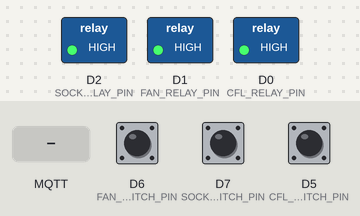
Recording of a sketch running on a simulated ESP8266 (NodeMCU). Parts: switched loads named in the sketch (green lamp = pin HIGH). Dashed ring = blinking. Inputs (shaded band) come from the test bench; at power-on: D6 (FAN_SWITCH_PIN) LOW, D7 (SOCKET_SWITCH_PIN) LOW, D5 (CFL_SWITCH_PIN) LOW. WiFi joins after 1.5 s; servers stay silent unless stated; no MQTT or app messages arrive unless stated; what the sketch prints to the serial monitor is not drawn.

Above: at 8.3 s.
8.4 s: D6 (FAN_SWITCH_PIN) pulled HIGH for 3.2 s
At 11.6 s:
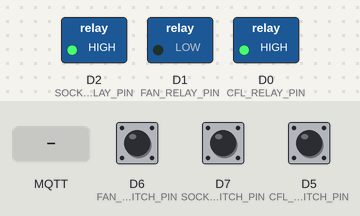
13.1 s: D7 (SOCKET_SWITCH_PIN) pulled HIGH for 3.2 s
At 13.9 s:
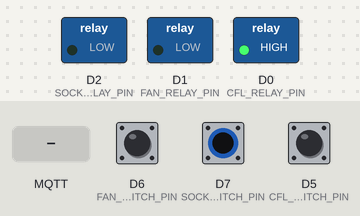
17.8 s: D5 (CFL_SWITCH_PIN) pulled HIGH for 0.65 s
At 18.6 s:
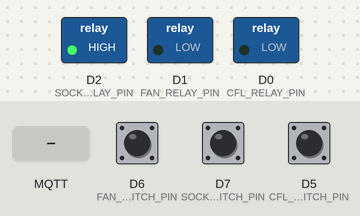
19.9 s: MQTT message "1" arrives on the second subscribed topic
At 21.3 s:
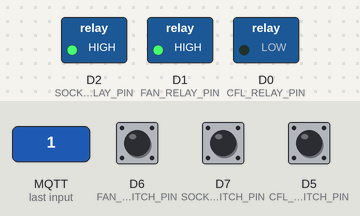
21.6 s: D7 (SOCKET_SWITCH_PIN) pulled HIGH for 0.65 s
At 23.2 s:
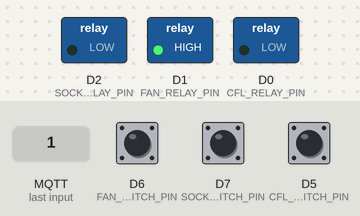
23.7 s: D6 (FAN_SWITCH_PIN) pulled HIGH for 0.65 s
At 24.8 s:
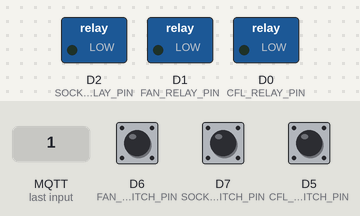
Timing chart, 0 to 26.7 s (numbered marks = the images above; inputs shaded):
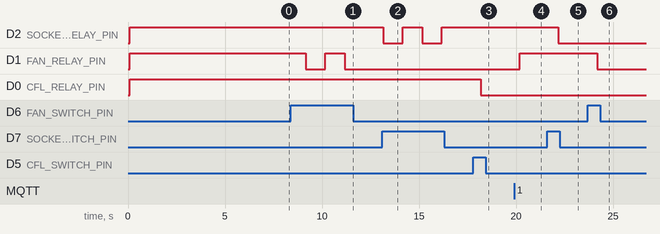

The sketch:

MasterBedroom.ino
```cpp
#include <PubSubClient.h>
#include <ESP8266WiFi.h>

#define CFL_SWITCH_PIN D5
#define FAN_SWITCH_PIN D6
#define SOCKET_SWITCH_PIN D7
#define CFL_RELAY_PIN D0
#define FAN_RELAY_PIN D1
#define SOCKET_RELAY_PIN D2
// For NO(Normal Open) Relay, LOW is ON. Relay state may change based on manufacturer.
#define RELAY_ON LOW
#define RELAY_OFF HIGH
const char* ssid = "presha";
const char* password = "change_it";
const char* mqttServer = "192.168.0.119";
const int mqttPort = 1883;
const char* mqttClientName = "MasterBedroom";
const char* swicthOn = "ON";
const char* switchOff = "OFF";
const char* stateTopicCFL = "bedroom/cflSwitch";
const char* commandTopicCFL = "bedroom/cflSwitch/set";
const char* stateTopicFan = "bedroom/fanSwitch";
const char* commandTopicFan = "bedroom/fanSwitch/set";
const char* stateTopicSocket = "bedroom/socketSwitch";
const char* commandTopicSocket = "bedroom/socketSwitch/set";
bool clientConnected = false;

WiFiClient wifiClient;
PubSubClient client(wifiClient);

void callback(char* topic, byte* payload, unsigned int length) {
  String strTopic = topic;
  //Serial.print("Message arrived - " + strTopic);
  String message = "";
  for (int i = 0; i < length; i++) {
    //Serial.print((char)payload[i]);
    message = message + (char)payload[i];
  }
  //Serial.print("\n");
  //Serial.print("_"+ message +"_");

  uint8_t pinName = 0;
  if (strTopic == commandTopicCFL) {
    pinName = CFL_RELAY_PIN;
  } else if (strTopic == commandTopicFan) {
    pinName = FAN_RELAY_PIN;
  } else if (strTopic == commandTopicSocket) {
    pinName = SOCKET_RELAY_PIN;
  }

  if (pinName != 0) {
    digitalWrite(pinName, message == swicthOn ? RELAY_ON : RELAY_OFF);
  }
}

void CheckAndConnectMQTTServer() {
  if (WiFi.status() != WL_CONNECTED) {
    Serial.println("No WiFi");
  }

  //make sure we are connected to WIFI before attemping to reconnect to MQTT
  if (WiFi.status() == WL_CONNECTED && !client.connected()){
    Serial.println("Connect MQTT");
    //if connected, subscribe to the topic(s) we want to be notified about
    if (client.connect(mqttClientName)) {
      //subscribe to topics here
      Serial.println("client connected");
      client.subscribe(commandTopicCFL);
      client.subscribe(commandTopicFan);
      client.subscribe(commandTopicSocket);
      clientConnected = true;
      delay(5000);
    }
  }
}

void publishSwitchState(){
  client.publish(stateTopicCFL, digitalRead(CFL_RELAY_PIN) == RELAY_ON ? swicthOn : switchOff);
  client.publish(stateTopicFan, digitalRead(FAN_RELAY_PIN) == RELAY_ON ? swicthOn : switchOff);
  client.publish(stateTopicSocket, digitalRead(SOCKET_RELAY_PIN) == RELAY_ON ? swicthOn : switchOff);
}

void setup() {
  Serial.begin(115200);
  delay(100);
  Serial.println("MQTT Bedroom");

  // Set initial replay state to off
  digitalWrite(CFL_RELAY_PIN, RELAY_OFF);
  digitalWrite(FAN_RELAY_PIN, RELAY_OFF);
  digitalWrite(SOCKET_RELAY_PIN, RELAY_OFF);

  pinMode(CFL_SWITCH_PIN, INPUT);
  pinMode(FAN_SWITCH_PIN, INPUT);
  pinMode(SOCKET_SWITCH_PIN, INPUT);

  pinMode(CFL_RELAY_PIN, OUTPUT);
  pinMode(FAN_RELAY_PIN, OUTPUT);
  pinMode(SOCKET_RELAY_PIN, OUTPUT);

  digitalWrite(CFL_SWITCH_PIN, LOW);
  digitalWrite(FAN_SWITCH_PIN, LOW);
  digitalWrite(SOCKET_SWITCH_PIN, LOW);

  client.setServer(mqttServer, mqttPort);
  client.setCallback(callback);

  //start wifi subsystem
  WiFi.begin(ssid, password);
  WiFi.enableAP(false);

  for (int i = 0; i < 10; i++) {
    //attempt to connect to the WIFI network and then connect to the MQTT server
    if (clientConnected) {
      break;
    }
    delay(1000);
    CheckAndConnectMQTTServer();
  }
}

void loop() {
  delay(1000);

  if (digitalRead(CFL_SWITCH_PIN) == HIGH) {
    digitalWrite(CFL_RELAY_PIN, digitalRead(CFL_RELAY_PIN) == RELAY_OFF ? RELAY_ON : RELAY_OFF);
  }
  if (digitalRead(FAN_SWITCH_PIN) == HIGH) {
    digitalWrite(FAN_RELAY_PIN, digitalRead(FAN_RELAY_PIN) == RELAY_OFF ? RELAY_ON : RELAY_OFF);
  }
  if (digitalRead(SOCKET_SWITCH_PIN) == HIGH) {
    digitalWrite(SOCKET_RELAY_PIN, digitalRead(SOCKET_RELAY_PIN) == RELAY_OFF ? RELAY_ON : RELAY_OFF);
  }

  CheckAndConnectMQTTServer();

  if(WiFi.status() == WL_CONNECTED && client.connected()){
    publishSwitchState();
    client.loop();
  }
}
```

Measured:
- after the input at 8.4 s, D1 (FAN_RELAY_PIN): HIGH → LOW after 0.76 s, → HIGH 1.0 s later, → LOW 1.0 s later
- after the input at 13.1 s, D2 (SOCKET_RELAY_PIN): alternates HIGH for 1.0 s and LOW for 1.0 s, starting after 0.06 s
- after the input at 17.8 s, D0 (CFL_RELAY_PIN): HIGH → LOW after 0.37 s
- after the input at 19.9 s, D1 (FAN_RELAY_PIN): LOW → HIGH after 0.28 s
- after the input at 21.6 s, D2 (SOCKET_RELAY_PIN): HIGH → LOW after 0.58 s
- after the input at 23.7 s, D1 (FAN_RELAY_PIN): HIGH → LOW after 0.49 s
